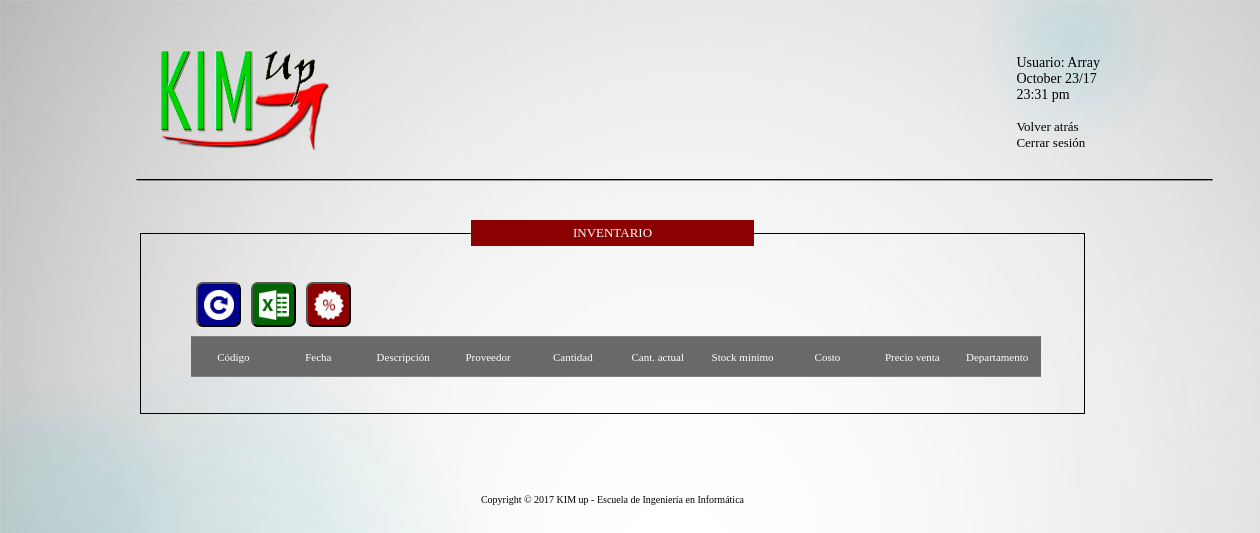
The app's page /Inventario.php (signed in), older data.
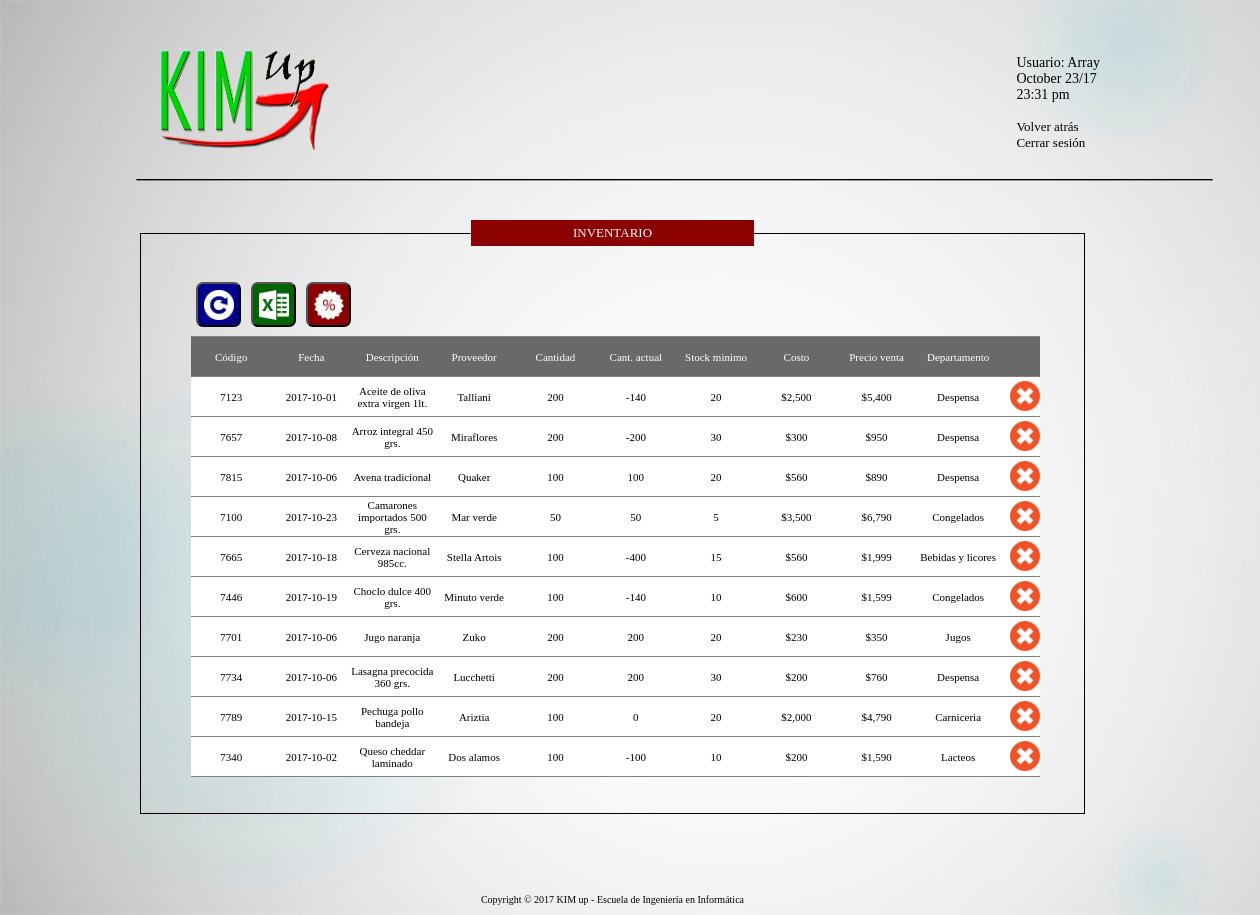
The same page, newer data.
### tables this page shows
CREATE TABLE `productos` (
  `fecha` date DEFAULT NULL,
  `codigo` bigint(20) UNSIGNED NOT NULL,
  `descripcion` varchar(50) NOT NULL,
  `proveedor` varchar(50) NOT NULL,
  `proveedor_correo` varchar(100) NOT NULL,
  `vencimiento` date NOT NULL,
  `cantidad` int(10) NOT NULL,
  `precio_compra` int(10) NOT NULL,
  `precio_venta` int(10) NOT NULL,
  `departamento` varchar(50) NOT NULL,
  `minimo` int(5) NOT NULL,
  `cant_actual` int(10) DEFAULT NULL
);

### Inventario.php (the view, shortened to what this page needs)
<!DOCTYPE html>
<html>
	<head>
        <link rel="stylesheet" href="General.css" type="text/css" media="screen">
        <link rel="stylesheet" href="Css.css" type="text/css" media="screen">
    </head>
    <body>
       	<section>
              <img src="img/logo.png" alt="">
              <p>
                  <?php $fecha_actual = date('F d/y',time()-21600);
                        $a=date("m");
                        $hora = date('H:i a',time()-21600);
                        echo "Usuario: ".$_SESSION['nombre']." <br>
                        $fecha_actual <br>
                        $hora <br><br>
                        <a id = 'Volver' href = 'index_sala.php'> Volver atrás </a><br>
                        <a href = 'login-salir.php'> Cerrar sesión </a>"
                  ?>
              </p>
              <img id = "Horizontal" src="img/linea-h.png" alt="">
              <article id ='Inventario'>
                    <form method="post" action="actualiza.php" >
                      <fieldset id = "productos">
				          <legend>INVENTARIO</legend><br><br>
                            <button type="submit" id="boton" name="act"><img src="img/boton-de-actualizar-pagina.png"></button>
                            <button title = "Exportar a Excel" id="botonh"><img src="img/icon.png"></button>
                            <button title = "Generar oferta" id="botono"><img src="img/etiqueta-de-oferta.png"></button>
                            <br><br>
                             <?php
                            $sql = "SELECT * FROM productos where month(fecha)={$a} order by descripcion asc";
                            $result = mysql_query($sql);
                             echo "<table class='Inventario'>";
                                echo "<tr id='invh'>
                                            <td>Código</td>
                                            <td>Fecha</td>
                                            <td>Descripción</td>
                                            <td>Proveedor</td>
                                            <td>Cantidad</td>
                                            <td>Cant. actual</td>
                                            <td>Stock minimo</td>
                                            <td>Costo</td>
                                            <td>Precio venta</td>
                                            <td>Departamento</td>
                                            <td id = 'img'></td>
                                      </tr><br>";
                                while ($row = mysql_fetch_row($result))
                                {
                                    echo "<tr>
                                                <td>$row[1]</td>
                                                <td>$row[0]</td>
                                                <td>$row[2]</td>
                                                <td>$row[3]</td>
                                                <td>$row[6]</td>
                                                <td>$row[11]</td>
                                                <td>$row[10]</td>
                                                <td>$".number_format($row[7])."</td>
                                                <td>$".number_format($row[8])."</td>
                                                <td>$row[9]</td>
                                                <td id='img'><img src ='img/cancelar.png' id='accion' title='Borrar' onclick=Borrar('$row[1]')></td>
                                         </tr> \n";
                                }
                                echo "</table>";
                        ?>
                        <br><br>
                        </fieldset><footer>Copyright © 2017 KIM up - Escuela de Ingeniería en Informática</footer>
				   </form>
              </article>
       	</section>
   </body>
</html>

Row changes from the older to the newer data that the page shows:
now on this page (row edited): productos: codigo "7123", fecha "2017-10-01", descripcion "Aceite de oliva extra virgen 1lt.", proveedor "Talliani", cantidad "200", cant_actual "-140", minimo "20", precio_compra "2,500", precio_venta "5,400", departamento "Despensa"
now on this page (row edited): productos: codigo "7657", fecha "2017-10-08", descripcion "Arroz integral 450 grs.", proveedor "Miraflores", cantidad "200", cant_actual "-200", minimo "30", precio_compra "300", precio_venta "950", departamento "Despensa"
added productos: codigo "7815", fecha "2017-10-06", descripcion "Avena tradicional", proveedor "Quaker", cantidad "100", cant_actual "100", minimo "20", precio_compra "560", precio_venta "890", departamento "Despensa"
now on this page (row edited): productos: codigo "7100", fecha "2017-10-23", descripcion "Camarones importados 500 grs.", proveedor "Mar verde", cantidad "50", cant_actual "50", minimo "5", precio_compra "3,500", precio_venta "6,790", departamento "Congelados"
now on this page (row edited): productos: codigo "7665", fecha "2017-10-18", descripcion "Cerveza nacional 985cc.", proveedor "Stella Artois", cantidad "100", cant_actual "-400", minimo "15", precio_compra "560", precio_venta "1,999", departamento "Bebidas y licores"
now on this page (row edited): productos: codigo "7446", fecha "2017-10-19", descripcion "Choclo dulce 400 grs.", proveedor "Minuto verde", cantidad "100", cant_actual "-140", minimo "10", precio_compra "600", precio_venta "1,599", departamento "Congelados"
added productos: codigo "7701", fecha "2017-10-06", descripcion "Jugo naranja", proveedor "Zuko", cantidad "200", cant_actual "200", minimo "20", precio_compra "230", precio_venta "350", departamento "Jugos"
now on this page (row edited): productos: codigo "7734", fecha "2017-10-06", descripcion "Lasagna precocida 360 grs.", proveedor "Lucchetti", cantidad "200", cant_actual "200", minimo "30", precio_compra "200", precio_venta "760", departamento "Despensa"
now on this page (row edited): productos: codigo "7789", fecha "2017-10-15", descripcion "Pechuga pollo bandeja", proveedor "Ariztia", cantidad "100", cant_actual "0", minimo "20", precio_compra "2,000", precio_venta "4,790", departamento "Carniceria"
now on this page (row edited): productos: codigo "7340", fecha "2017-10-02", descripcion "Queso cheddar laminado", proveedor "Dos alamos", cantidad "100", cant_actual "-100", minimo "10", precio_compra "200", precio_venta "1,590", departamento "Lacteos"
